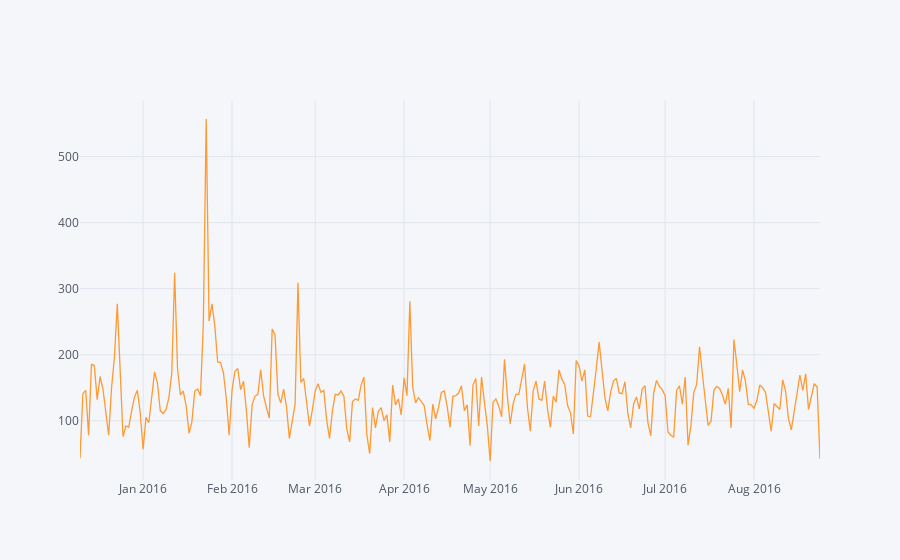

Here is the notebook cell this chart was saved with:
### Markdown cell above
**Now creating plots for the date vs count of reason=="Traffic"**

### Code cell
df[df['Reason']=='Traffic'].groupby('date').count()['twp'].iplot()

### Figure 1 — Plotly figure (JSON) as saved in the notebook; plotly's stock layout.template omitted (floating-point values rounded to 4 significant figures; data arrays with more than 128 entries replaced by an {"elided": "..."} marker saying what was removed)
{"data": [{"line": {"color": "rgba(255, 153, 51, 1.0)", "dash": "solid", "shape": "linear", "width": 1.3}, "mode": "lines", "name": "twp", "text": "", "type": "scatter", "x": {"elided": "259 str values"}, "y": {"elided": "259 int values"}}], "layout": {"legend": {"bgcolor": "#F5F6F9", "font": {"color": "#4D5663"}}, "paper_bgcolor": "#F5F6F9", "plot_bgcolor": "#F5F6F9", "title": {"font": {"color": "#4D5663"}}, "xaxis": {"gridcolor": "#E1E5ED", "showgrid": true, "tickfont": {"color": "#4D5663"}, "title": {"font": {"color": "#4D5663"}, "text": ""}, "zerolinecolor": "#E1E5ED"}, "yaxis": {"gridcolor": "#E1E5ED", "showgrid": true, "tickfont": {"color": "#4D5663"}, "title": {"font": {"color": "#4D5663"}, "text": ""}, "zerolinecolor": "#E1E5ED"}}}
